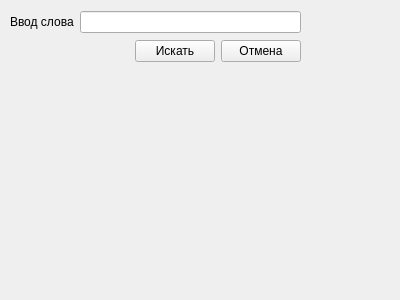
<?xml version="1.0" encoding="UTF-8"?>
<ui version="4.0">
 <class>Find</class>
 <widget class="QWidget" name="Find">
  <property name="geometry">
   <rect>
    <x>0</x>
    <y>0</y>
    <width>400</width>
    <height>300</height>
   </rect>
  </property>
  <property name="windowTitle">
   <string>Form</string>
  </property>
  <widget class="QWidget" name="">
   <property name="geometry">
    <rect>
     <x>10</x>
     <y>10</y>
     <width>291</width>
     <height>55</height>
    </rect>
   </property>
   <layout class="QVBoxLayout" name="verticalLayout">
    <item>
     <layout class="QHBoxLayout" name="horizontalLayout">
      <item>
       <widget class="QLabel" name="mpFLabel">
        <property name="text">
         <string>Ввод слова</string>
        </property>
       </widget>
      </item>
      <item>
       <widget class="QLineEdit" name="mpFLineEdit">
        <property name="clearButtonEnabled">
         <bool>false</bool>
        </property>
       </widget>
      </item>
     </layout>
    </item>
    <item>
     <layout class="QHBoxLayout" name="horizontalLayout_2">
      <item>
       <spacer name="horizontalSpacer">
        <property name="orientation">
         <enum>Qt::Horizontal</enum>
        </property>
        <property name="sizeHint" stdset="0">
         <size>
          <width>40</width>
          <height>20</height>
         </size>
        </property>
       </spacer>
      </item>
      <item>
       <widget class="QPushButton" name="cmdFind">
        <property name="text">
         <string>Искать</string>
        </property>
       </widget>
      </item>
      <item>
       <widget class="QPushButton" name="cmdCancel">
        <property name="text">
         <string>Отмена</string>
        </property>
       </widget>
      </item>
     </layout>
    </item>
   </layout>
  </widget>
 </widget>
 <resources/>
 <connections/>
</ui>
